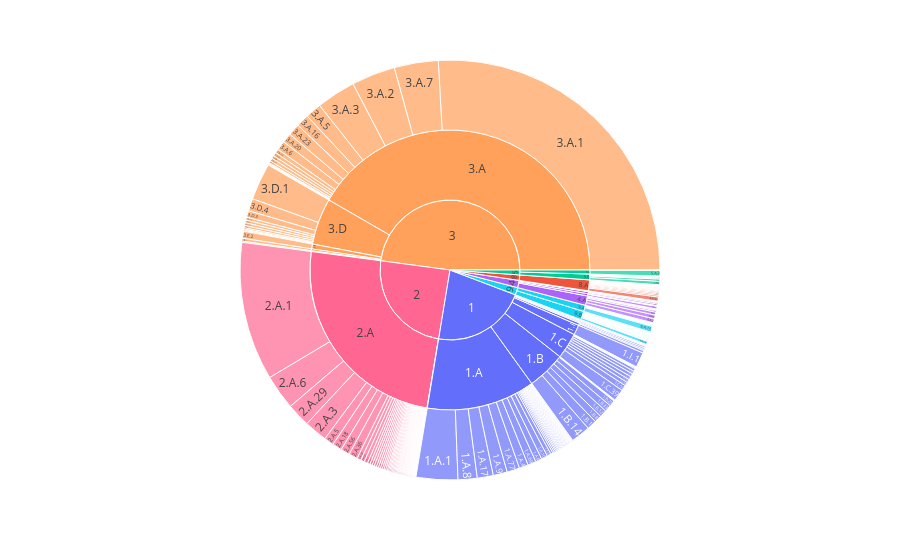
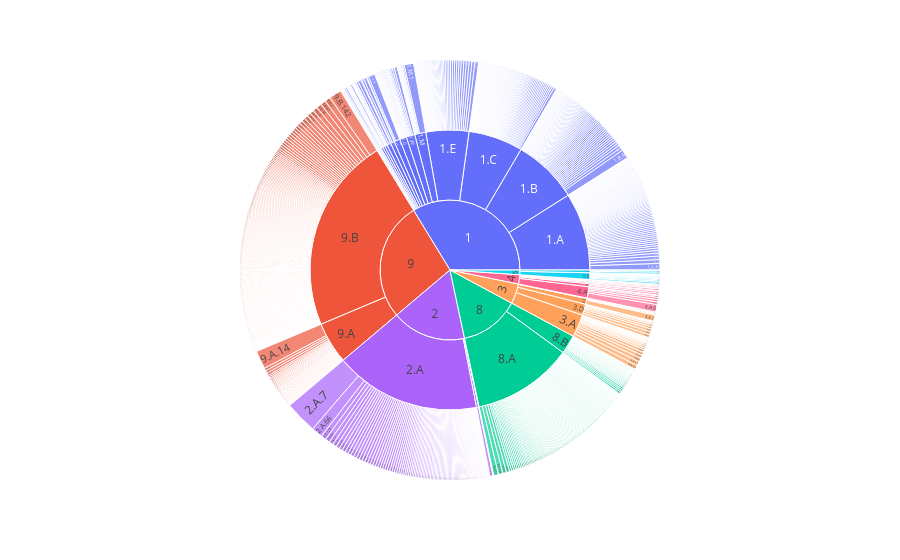

The code cell stored with these charts, in order, in its notebook:
### Code cell
tcid_sunburst(reactions)
tcid_sunburst(no_reactions)

### Figure 1 — Plotly figure (JSON) as saved in the notebook; plotly's stock layout.template omitted (floating-point values rounded to 4 significant figures; data arrays with more than 128 entries replaced by an {"elided": "..."} marker saying what was removed)
{"data": [{"branchvalues": "total", "customdata": {"elided": "328x1 str values"}, "domain": {"x": [0, 1], "y": [0, 1]}, "hovertemplate": "labels=%{label}<br>count=%{value}<br>parent=%{parent}<br>id=%{id}<br>Class=%{customdata[0]}<extra></extra>", "ids": {"elided": "328 str values"}, "labels": {"elided": "328 str values"}, "marker": {"colors": {"elided": "328 str values"}}, "name": "", "parents": {"elided": "328 str values"}, "type": "sunburst", "values": {"elided": "328 int values"}}], "layout": {"legend": {"tracegroupgap": 0}, "margin": {"t": 60}}}

### Figure 2 — Plotly figure (JSON) as saved in the notebook; plotly's stock layout.template omitted (floating-point values rounded to 4 significant figures; data arrays with more than 128 entries replaced by an {"elided": "..."} marker saying what was removed)
{"data": [{"branchvalues": "total", "customdata": {"elided": "1522x1 str values"}, "domain": {"x": [0, 1], "y": [0, 1]}, "hovertemplate": "labels=%{label}<br>count=%{value}<br>parent=%{parent}<br>id=%{id}<br>Class=%{customdata[0]}<extra></extra>", "ids": {"elided": "1522 str values"}, "labels": {"elided": "1522 str values"}, "marker": {"colors": {"elided": "1522 str values"}}, "name": "", "parents": {"elided": "1522 str values"}, "type": "sunburst", "values": {"elided": "1522 int values"}}], "layout": {"legend": {"tracegroupgap": 0}, "margin": {"t": 60}}}
